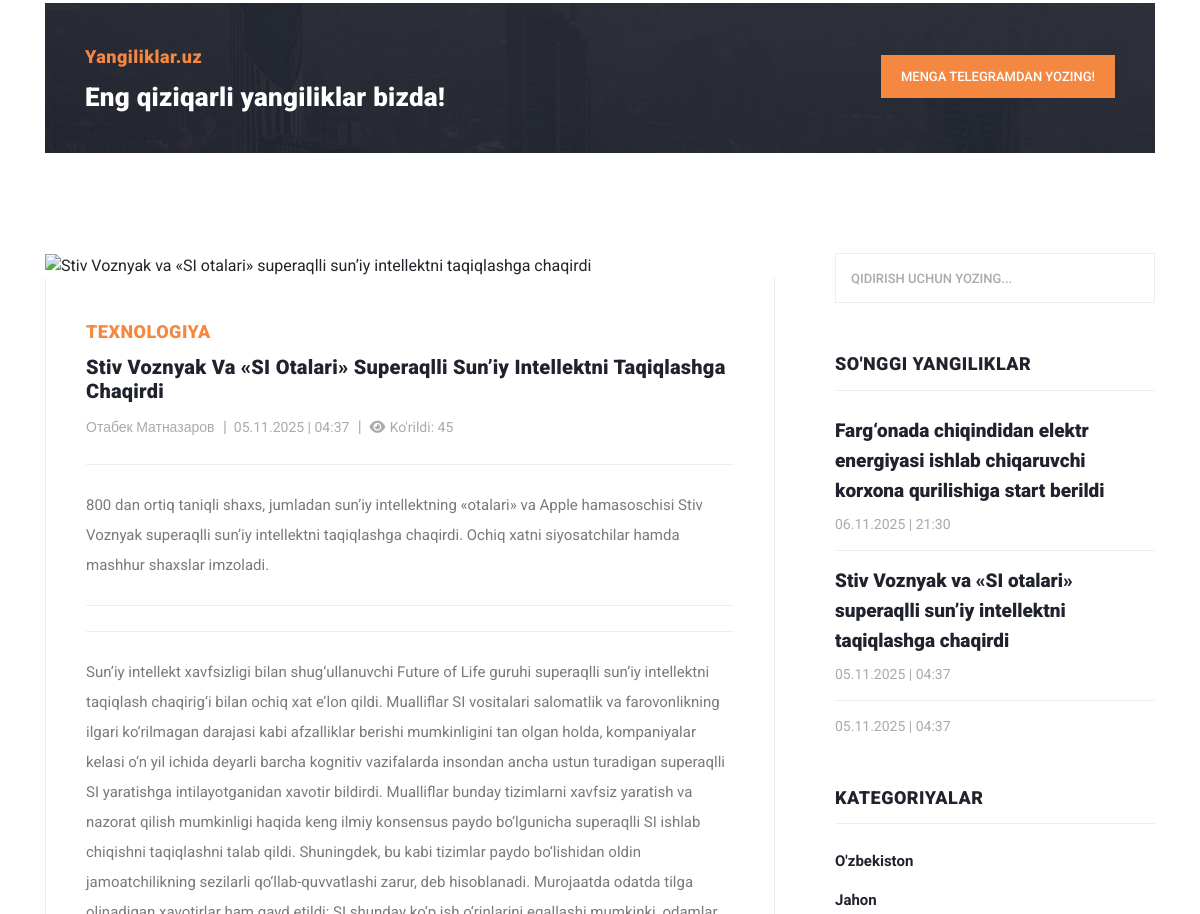
Before: /?controller=news_view&id=6 (middle part) with the older database file.
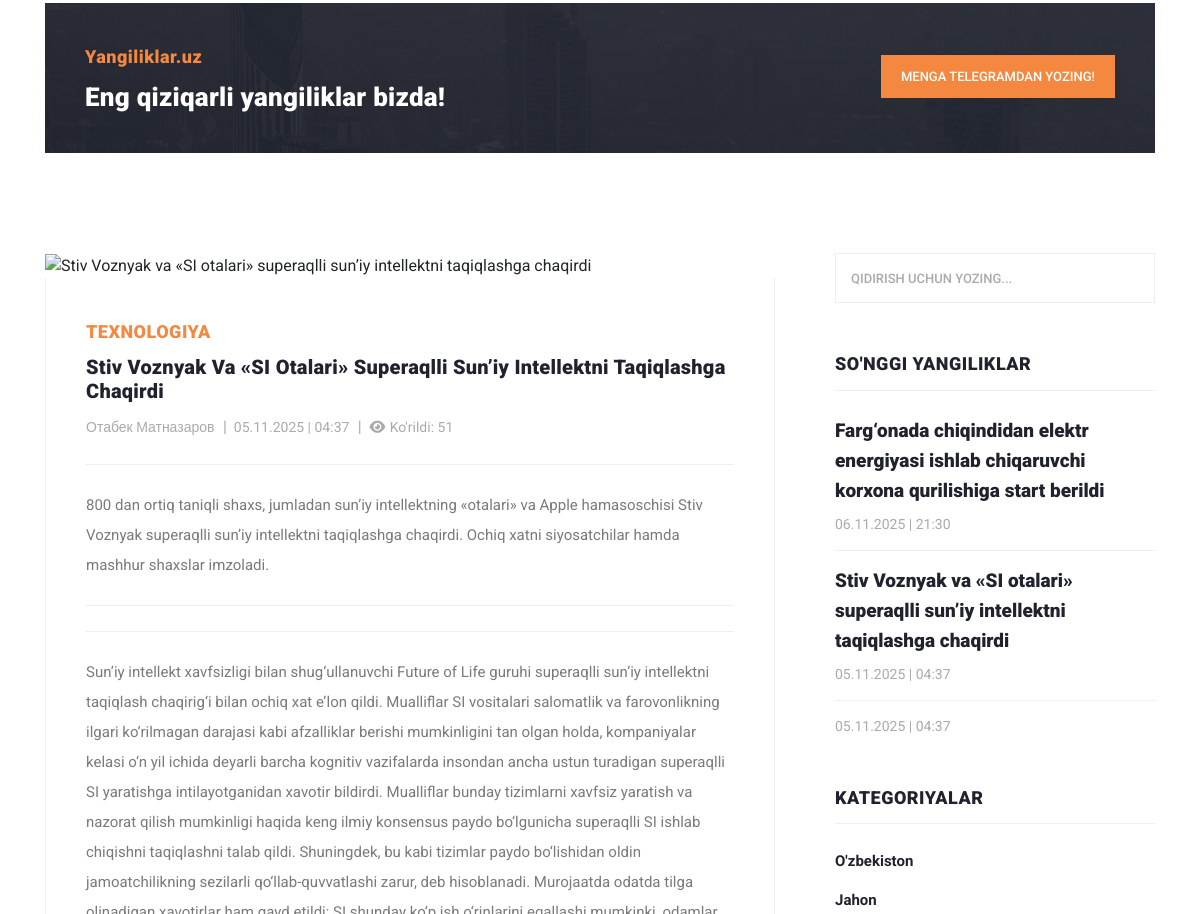
After: the same page with the newer database file.
### tables this page shows
CREATE TABLE `news`
(
    `id`          INTEGER PRIMARY KEY AUTOINCREMENT,
    `author_id`   INTEGER NOT NULL,
    `is_banner`   INTEGER DEFAULT 0 CHECK (is_banner IN (0, 1)), -- 0=yo'q, 1=ha
    `title`       TEXT    NOT NULL,
    `description` TEXT,
    `category_id` INTEGER NOT NULL,
    `image`       TEXT    DEFAULT NULL,
    `body`        TEXT    DEFAULT NULL,
    `seen_count`  INTEGER DEFAULT 0 CHECK (seen_count >= 0),
    `created_at`  TEXT    DEFAULT (datetime('now', '+5 hours')), -- sqlite da datetime turi yo'q
    `updated_at`  TEXT    DEFAULT (datetime('now', '+5 hours')),
    `status`      INTEGER DEFAULT 1 CHECK (status IN (0, 1))    -- 0=nofaol, 1=faol

);

CREATE TABLE `category`
(
    `id`     INTEGER PRIMARY KEY AUTOINCREMENT,
    `name`   TEXT NOT NULL,
    `status` BOOLEAN DEFAULT TRUE
);

CREATE TABLE `author`
(
  `id` INTEGER PRIMARY KEY AUTOINCREMENT,
  `name` VARCHAR(100) NOT NULL,
  `status` BOOLEAN DEFAULT TRUE
);

### views/view.php (called while the page is built, shortened)
<?php
require_once __DIR__ . '/widgets/header.php';
require_once __DIR__ . '/widgets/view-main-content.php';
require_once __DIR__ . '/widgets/footer.php';

### index.php (called while the page is built)
<?php
require_once __DIR__ . '/controllers/mainController.php';

### models/news.php (called while the page is built, shortened)
<?php
function getLastNews(): array
{
    global $pdo;
    $sql = "SELECT
                `N`.`id` AS `news_id`,
                `A`.`name` AS `muallif`,
                `N`.`title` AS `sarlavha`,
                `N`.`description` AS `qisqa_tavsif`,
                `C`.`name` AS `kategoriya`,
                `N`.`image` AS `rasm`,
               -- `N`.`body` AS `yangilik_matni`,
                `N`.`seen_count` AS `kurishlar_soni`,
                `N`.`created_at` AS `yaratilgan_vaqti`      -- GMT+5 da ko'rsatish
            FROM `news` AS `N`
            JOIN `category` AS `C`
             ON `N`.`category_id` = `C`.`id`
            JOIN `author` AS `A`
            ON `N`.`author_id` = `A`.`id`
            WHERE `N`.`status` = " . ACTIVE .
        " ORDER BY `yaratilgan_vaqti` DESC
            LIMIT 3";
    $stmt = $pdo->prepare($sql);
    $stmt->execute();
    return $stmt->fetchAll(PDO::FETCH_ASSOC);
}
function getNewsById(int $id): array
{
    global $pdo;
    $sql = "SELECT
                `N`.`id` AS `news_id`,
                `A`.`name` AS `muallif`,
                `N`.`title` AS `sarlavha`,
                `N`.`description` AS `qisqa_tavsif`,
                `C`.`name` AS `kategoriya`,
                `N`.`image` AS `rasm`,
                `N`.`body` AS `yangilik_matni`,
                `N`.`seen_count` AS `kurishlar_soni`,
                `N`.`created_at` AS `yaratilgan_vaqti`      -- GMT+5 da ko'rsatish
            FROM `news` AS `N`
            LEFT JOIN `category` AS `C`
             ON `N`.`category_id` = `C`.`id` AND `C`.`status` = " . ACTIVE . "
            JOIN `author` AS `A`
            ON `N`.`author_id` = `A`.`id`
            WHERE `N`.`status` = " . ACTIVE .
        " AND `N`.`id` = :id " .
        " LIMIT 1 ; ";
    $stmt = $pdo->prepare($sql);
    $stmt->bindParam(':id', $id, PDO::PARAM_INT);
    $stmt->execute();
    return $stmt->fetch(PDO::FETCH_ASSOC);
}

### helpers.php (called while the page is built, shortened)
<?php
function getImage(string $table_name, int $id, mixed $filename): string
{
    $relativePath = "uploads/$table_name/$id/$filename";
    return '/assets/images/no_image.png';
}

### controllers/imports.php (called while the page is built, shortened)
<?php
$categories = getCategories();
$news = getLastNews();

### models/categories.php (called while the page is built)
<?php
function getCategories(): array
{
    global $pdo;
    $sql = "SELECT
                `name`
            FROM `category`
            WHERE `status` = " . ACTIVE . "
            ORDER BY `id`
            ";
    $stmt = $pdo->prepare($sql);
    $stmt->execute();
    return $stmt->fetchAll(PDO::FETCH_ASSOC);
}

### views/widgets/view-main-content.php (the view, shortened to what the changed rows need)
<section class="call-to-action">
    <div class="container">
        <div class="row">
            <div class="col-lg-12">
                <div class="main-content">
                    <div class="row">
                        <div class="col-lg-8">
                            <span><?= SITE_NAME ?? 'Bu yerda sayt nomi' ?></span>
                            <h4> <?= SLOGAN ?> </h4>
                        </div>
                        <div class="col-lg-4">
                            <div class="main-button">
                                <a href="https://t.me/settings" target="_parent">Menga Telegramdan yozing!</a>
                            </div>
                        </div>
                    </div>
                </div>
            </div>
        </div>
    </div>
</section>
<section class="blog-posts grid-system">
    <div class="container">
        <div class="row">
            <div class="col-lg-8">
                <div class="all-blog-posts">
                    <div class="row">
                        <div class="col-lg-12">
                            <div class="blog-post">
                                <div class="blog-thumb">
                                    <?php $image = getImage('news', $newsItem['news_id'], $newsItem['rasm']); ?>
                                    <a>
                                        <img src="<?= $image; ?>"
                                             style="height: 322px; width: 730px; object-fit: cover"
                                             alt="<?= $newsItem['sarlavha']; ?> ">
                                    </a>
                                </div>
                                <div class="down-content">
                                    <span> <?= $newsItem['kategoriya']; ?> </span>
                                    <a><h4> <?= $newsItem['sarlavha'] ?> </h4></a>
                                    <ul class="post-info">
                                        <li><a href="#"> <?= $newsItem['muallif'] ?> </a></li>
                                        <li>
                                            <a> <?= date('d.m.Y  |  H:i', strtotime($newsItem['yaratilgan_vaqti'])); ?> </a>
                                        </li>
                                        <li><a> <i class="fas fa-eye"></i>
                                                Ko'rildi: <?= $newsItem['kurishlar_soni']; ?> </a></li>
                                    </ul>
                                    <p> <?= $newsItem['qisqa_tavsif'] ?> </p>
                                    <p> <?= $newsItem['yangilik_matni'] ?> </p>
                                </div>
                            </div>
                        </div>
                    </div>
                </div>
            </div>
            <div class="col-lg-4">
                <?php require_once __DIR__ . '/sidebar.php'; ?>
            </div>
        </div>
    </div>
</section>

### views/widgets/sidebar.php (shortened to what the changed rows need)
<div class="sidebar">
    <div class="row">
        <div class="col-lg-12">
            <div class="sidebar-item search">
                <form id="search_form" name="gs" method="GET" action="#">
                    <input type="text" name="q" class="searchText" placeholder="qidirish uchun yozing..."
                           autocomplete="on">
                </form>
            </div>
        </div>
        <div class="col-lg-12">
            <div class="sidebar-item recent-posts">
                <div class="sidebar-heading">
                    <h2>So'nggi yangiliklar</h2>
                </div>
                <div class="content">
                    <ul>
                        <?php if (!empty($news)): ?>
                            <?php foreach ($news as $news_item): ?>
                                <li>
                                    <a href="?controller=news_view&id=<?= htmlspecialchars($news_item['news_id']) ?>">
                                        <h5> <?= htmlspecialchars($news_item['sarlavha']); ?> </h5>
                                        <span><?= date('d.m.Y  |  H:i', strtotime($news_item['yaratilgan_vaqti'])); ?></span>
                                    </a>
                                </li>
                            <?php endforeach; ?>
                        <?php else: echo 'news massivi null!'; ?>
                        <?php endif; ?>
                    </ul>
                </div>
            </div>
        </div>
        <div class="col-lg-12">
            <div class="sidebar-item categories">
                <div class="sidebar-heading">
                    <h2>Kategoriyalar</h2>
                </div>
                <div class="content">
                    <ul>
                        <?php if (!empty($categories)): ?>
                            <?php foreach ($categories as $category): ?>
                                <li><a href="#"> <?= $category['name'] ?> </a></li>
                            <?php endforeach; ?>
                        <?php endif; ?>
                    </ul>
                </div>
            </div>
        </div>
    </div>
</div>

Changed rows visible on the page:
changed news "Stiv Voznyak va «SI otalari» superaqlli sun’iy intellektni taqiqlashga chaqirdi": seen_count "45" → "51"
